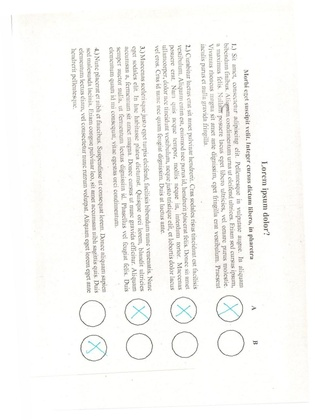
%> input picture project01/input/1.jpg, 315 x 420 px, shrunk from 964 x 1286 before the run; its folder holds only this picture in this run
$ octave a01_LXL0NF.m   (GNU Octave 9; MATLAB toolbox functions it lacks are replaced by stand-ins)
%> lines starting %> are read from the running program, lines starting %| are printed output that depends on the picture; in (x1, y1, x2, y2) boxes, pixels count from 0 and x2, y2 are one past the last pixel; in counts of white or black regions, pixels touching at a corner belong together; the program's own positions count from 1
%> further down, original is the input picture: size 420x315x3 uint8; mean R, G, B 247.5, 247.2, 244.9
### project01/processor.m
function digitalized = processor(original, verbose)

    if nargin < 2  % If the number of input arguments is less than 3
        verbose = false; % Set default value
    end

    I = rgb2gray(original);
    I = edge(I, 'Sobel');
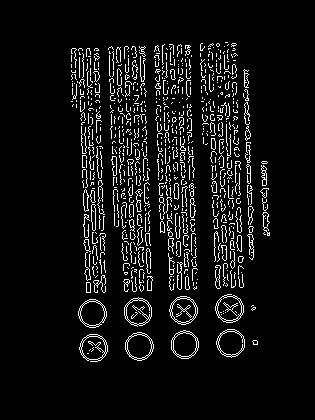
%> I: size 420x315 logical; 6.9% white in thin lines or dots, all inside (x1, y1, x2, y2) = (71, 42, 270, 362)

    % Straighten
    [magnitude, phase] = fourier_transform(I);
    [straightened_image, theta_peak] = straighten_image(I, magnitude);

    if verbose
        figure(1);
        subplot(1, 2, 1);
        imshow(original);
        subplot(1, 2, 2);
        imshow(straightened_image);
    end


    % Find circles:
    radius = 40;
    H = hough_transform_circle(straightened_image, radius);
    [a, b] = non_max_sup_circle(H, 8, 10);

    if verbose
        figure(2);
        subplot(1, 2, 1);
        imshow(imrotate(original, theta_peak - 1));
        for i = 1:length(a)
            viscircles([b(i), a(i)], radius, 'EdgeColor', 'b');
        end

        subplot(1, 2, 2);
        h = imagesc(H);
            set(h, 'XData', [1,360]);
            title('Hough space');
            xlim([1,360]); xlabel('\theta');
            %ylabel('r');
            d = round(sqrt(sum(size(I).^2)));
            set(h, 'YData', [-d, d]);
            ylim([-d, d]); ylabel('r');
            axis ij;
    end


    % Digitalized
    sum_roi = zeros();
    centers = [b', a'];
    is_crossed = zeros();

    sorted_centers_rows = sortrows(centers, 1);
    sorted_centers_column1 = sortrows(sorted_centers_rows(1:4, :), 2);
    sorted_centers_column2 = sortrows(sorted_centers_rows(5:8, :), 2);
    sorted_centers = zeros(8, 2);
    sorted_centers(1:2:end, :) = sorted_centers_column1;
    sorted_centers(2:2:end, :) = sorted_centers_column2;

    for i=1:8
        centers = sorted_centers(i, :);
        mask = circles2mask(centers,radius - 5,size(straightened_image));
        roi = mask & straightened_image;

        % Find two lines in each circle
        H = hough_transform_line(roi);
        [R, T] = non_max_sup_line(H, 2, 150);


    % crossed lines
        if length(T) == 2 && T(1) ~= 1 && T(2) ~=1
            d = round(sqrt(sum(size(straightened_image).^2)));
            % [5 lines of commented-out code are left out]
            two_lines= end_point_lines(R, T, d, straightened_image);
            [x_inter, y_inter] = polyxpoly(two_lines(1,:), two_lines(2,:), two_lines(3,:), two_lines(4,:));

            distance_squared = (x_inter - centers(1))^2 + (y_inter - centers(2))^2;
            if distance_squared <= radius^2
                is_crossed(i) = true;
            else
                is_crossed(i) = false;
            end
        else
            is_crossed(i) = false;
        end

        sum_roi(i) = sum(roi,"all");
    end

    % display(sum_roi);
    lower_bound = 50;
    upper_bound = 500;
    is_crossed_2 = (sum_roi >= lower_bound) & (sum_roi <=upper_bound);
    is_crossed = is_crossed_2 & is_crossed;
    digitalized = reshape(is_crossed, [2,4])';


    % display results
    if verbose
      figure(3);
      for i = 1:8

        x = sorted_centers(i, 1);
        y = sorted_centers(i, 2);

        r = radius + 5;
        crop_rect = [x - r, y - r, 2 * r, 2 * r];
        cropped = imcrop(straightened_image, crop_rect);
        subplot(4, 2, i);
        imshow(cropped);

        if is_crossed(i)
            title('True');
        else
            title('False');
        end

      end
    end


end


% Helper function for fancy line drawing
% [52 lines left out: function end_point_lines, not called in this run]

### project01/fourier_transform.m
function [magnitude, phase] = fourier_transform(input_image)

    FT_I = fft2(input_image);
    FT_shifted = fftshift(FT_I);
    magnitude = abs(FT_shifted);
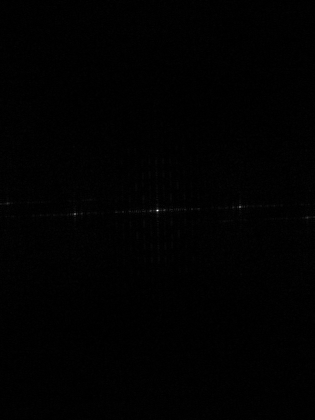
%> magnitude: size 420x315 double; min 0.29, max 9160, mean 68; drawn with min black and max white
    phase = angle(FT_shifted);
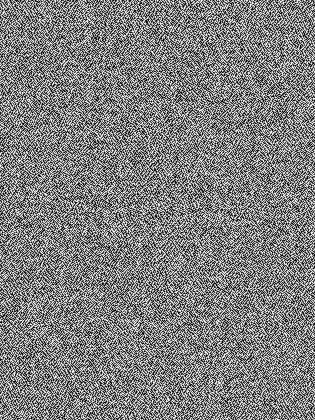
%> phase: size 420x315 double; min -3.14, max 3.14, mean 2.37e-05; drawn with min black and max white

end

### project01/straighten_image.m
function [straightened_image, theta_peak] = straighten_image(I, magnitude)
    threshold = 0.7 * max(log(magnitude(:) + 1));
%> threshold = 6.39
    binary_mag = log(magnitude + 1) > threshold;
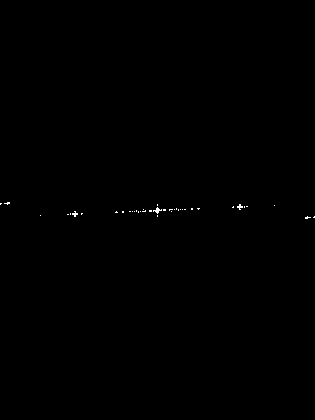
%> binary_mag: size 420x315 logical; 0.13% white in thin lines or dots, all inside (x1, y1, x2, y2) = (0, 202, 315, 219)

    [H, theta, rho] = hough(binary_mag);
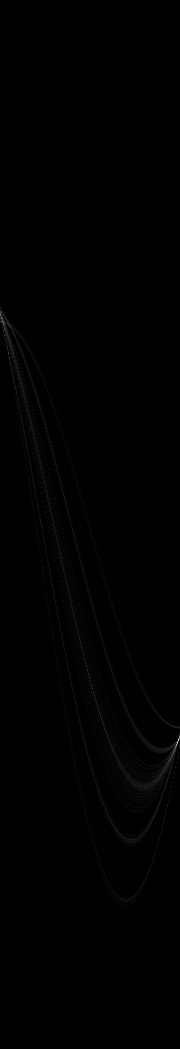
%> H: size 1049x180 double; min 0, max 60, mean 0.2; drawn with min black and max white
%> theta = 180 values from -90 to 89; rho = 1049 values from -524 to 524
    peaks = houghpeaks(H, 1);
%> peaks = [743 178]
    index_theta = peaks(2);
%> index_theta = 178
    theta_peak = theta(index_theta);
%> theta_peak = 87
    % display(index_theta);
    % display(theta_peak);

    straightened_image = imrotate(I, theta_peak - 1);
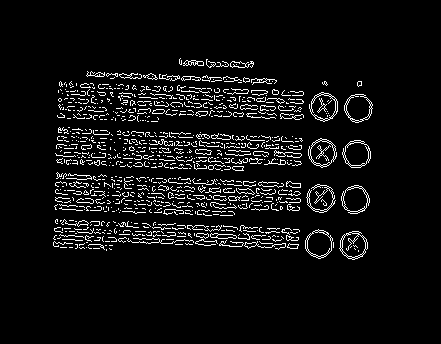
%> straightened_image: size 344x441 logical; 6% white in thin lines or dots, all inside (x1, y1, x2, y2) = (53, 58, 373, 260)

end

### project01/hough_transform_circle.m
function [H] = hough_transform_circle(input_img, radius)
%> called with radius = 40
    [w , h] = size(input_img);
%> w = 344; h = 441
    H = zeros(w, h);
    for x = 1:w
        for y = 1:h
            if input_img(x, y) == 1
                for theta = 1:360

                    a = round(x - radius * cosd(theta));
                    b = round(y - radius * sind(theta));

                    if a>0 && a<=w && b>0 && b<=h
                        H(a, b) = H(a, b) + 1;
                    end
                end
            end
        end
    end

end

### project01/a01_LXL0NF.m
close all;
clear;
clc;

image_files = dir(fullfile('input', '*.jpg'));
result = zeros(4,2);
for i=1:length(image_files)
    file_name = fullfile('input', image_files(i).name);
    original = imread(file_name);
%> (the run ends here)
